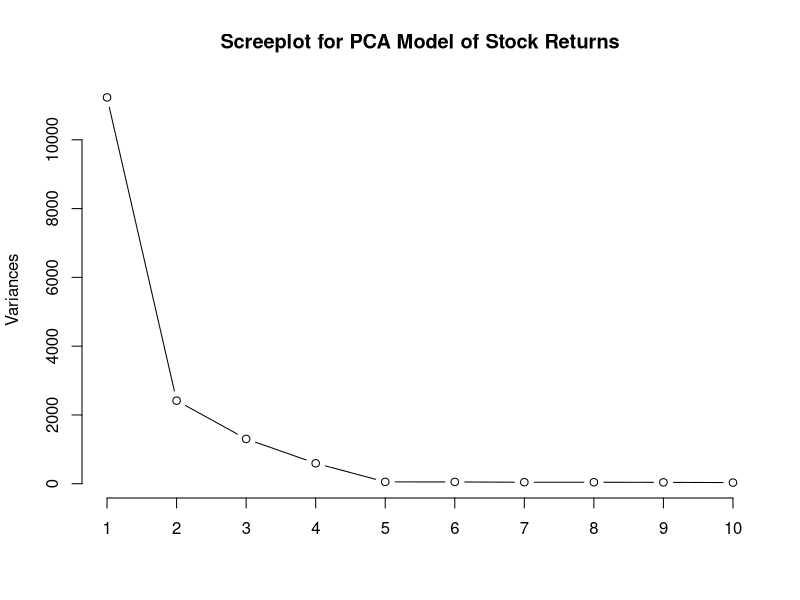
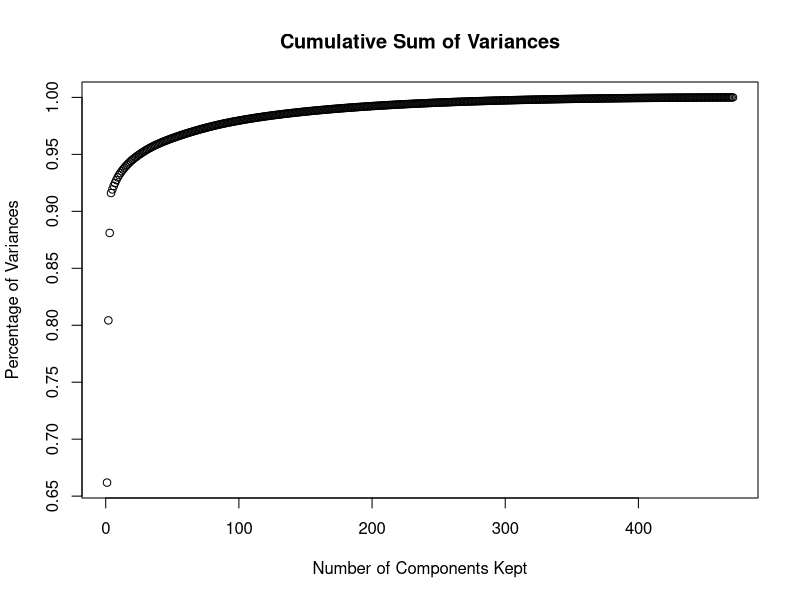
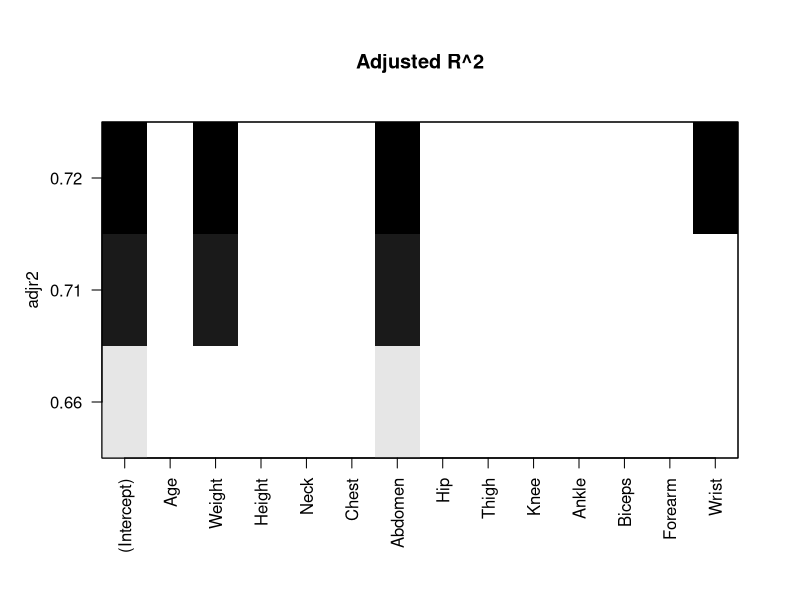

Write the R code that produced these figures, in order.
# Samantha L. Misurda
# smisurda@andrew.cmu.edu
# HW 3

library(zoo)
library(plyr)
library(MASS)
library(leaps)


##############################
#prepare data for PCA analysis
##############################
mydata <- read.csv('SP500_close_price.csv')
date <- as.Date(as.character(mydata[, 1]), format="%m/%d/%Y")
myzoo <- zoo(mydata[,-1], date )
myzoo <- na.locf(myzoo) #impute missing values
prices2returns <- function(x) 100*diff(log(x)) #function to covert from price to return
log.return.zoo <- prices2returns(myzoo)
log.return.data <- coredata(log.return.zoo) #data
log.return.date <- time(log.return.zoo) #date

#####
# Problem 1.1
#####

# Perform PCA
returns.pca <- prcomp(log.return.data, retx = TRUE, center = TRUE, scale = FALSE)
#returns.pca <- princomp(log.return.data, center = TRUE, scale = FALSE)
plot(returns.pca, type = "lines", main = "Screeplot for PCA Model of Stock Returns")


#####
# Problem 1.2
#####

# Calculate the cumulative sum of variances
cumulative.sum <- cumsum(returns.pca$sdev^2/sum(returns.pca$sdev^2))

plot(cumulative.sum, xlab = "Number of Components Kept", ylab = "Percentage of Variances", main = "Cumulative Sum of Variances")


######
# Problem 1.3
#####

# Iterate over components and stop when variance is 80%
for(i in 1:length(returns.pca$sdev)) {
  total.variance <- sum(returns.pca$sdev[1:i]^2/sum(returns.pca$sdev^2))
  if(total.variance > .80) {
    cat(sprintf("A total variance of %f > .80 uses %d components", total.variance, i))
    break
  }
}

######
# Problem 1.4
#####


1 - cumulative.sum[2]


#########
#
# Problem 2
#
########
# Computes the absolute values of linear correlation coefficients between each input and the output
# Outputs sorted data frame with names of features and the corresponding coefficients
filter.features.by.cor <- function(df){
  result <- data.frame(Feature = c(), Correlation = c())
  # Loop over features, excluding output
  for(i in 1:ncol(df)-1){
    feature.name <- colnames(df)[i]
    correlation <- abs(cor(df[i], df[ncol(df)]))
    result <- rbind(result, data.frame(Feature = feature.name, Correlation = correlation))
    
  }
  # Remove row names 
  row.names(result) <- NULL
  
  # Rename columns
  colnames(result) <- c("Feature", "Correlation")
  
  # Sort rows by correlation
  result <- result[order(-result$Correlation),]
  
  return(result)
}

#######
# Problem 2, Part A
#######

bmi <- read.csv("BMI.csv")
feature.correlations <- filter.features.by.cor(bmi)

# Full correlation data
feature.correlations

# Print out top 3
feature.correlations[1:3,]

######
# Problem 2, Part B
######

feature.subsets <- regsubsets(fatpctg~., data = bmi, nbest = 1, nvmax = 3, method = "exhaustive")
summary(feature.subsets)
plot(feature.subsets, scale = "adjr2", main = "Adjusted R^2")

######
# Problem 2, Part C
######

# Build the model on all variables
model <- lm(fatpctg ~ . , data = bmi)

# Run stepwise regression
step <- stepAIC(model, direction = "backward")

# Print results
step$anova 
